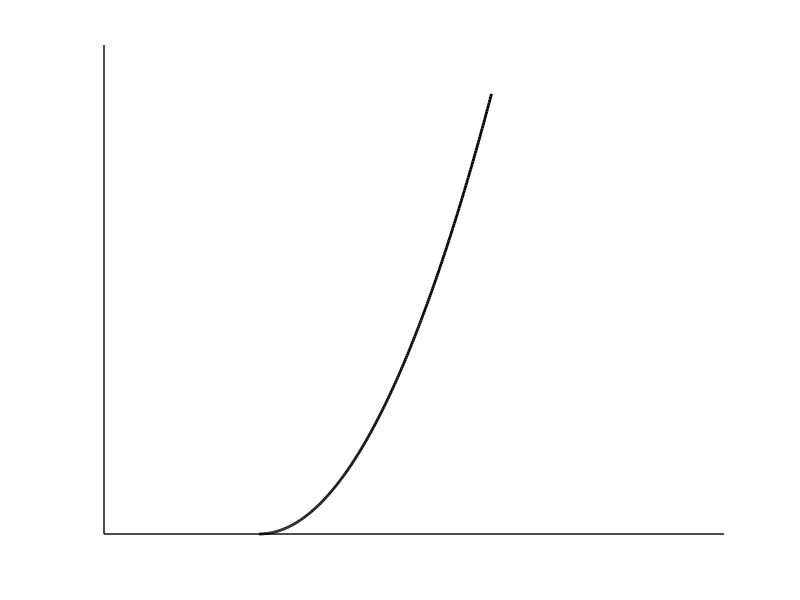
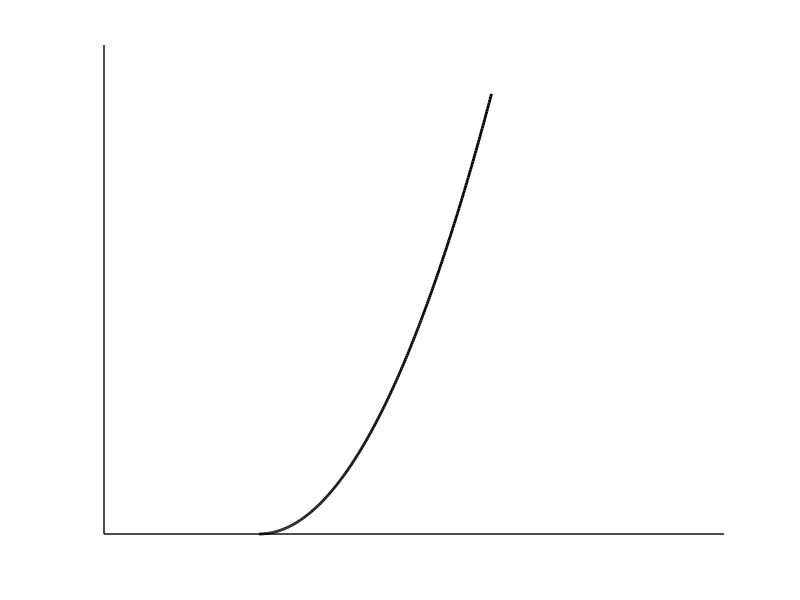

These figures' MATLAB source, in order:


clf
hold on
kn=0.0002;
vt=2;

vgs=vt:0.01:5;
plot(vgs,kn./2.*(vgs-vt).^(2),"linewidth",2,"color","black")

plot([0,8],[0,0],"linewidth",1,"color","black")
plot([0,0],[0,0.001],"linewidth",1,"color","black")

axis off
grid off

print -demf octaveMosfetGateVersusCurrent.emf
print -deps octaveMosfetGateVersusCurrent.eps
